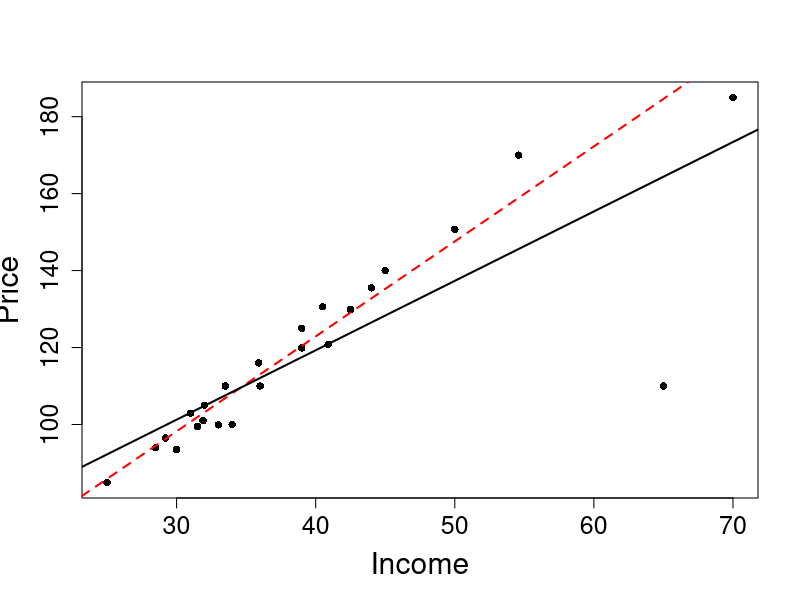
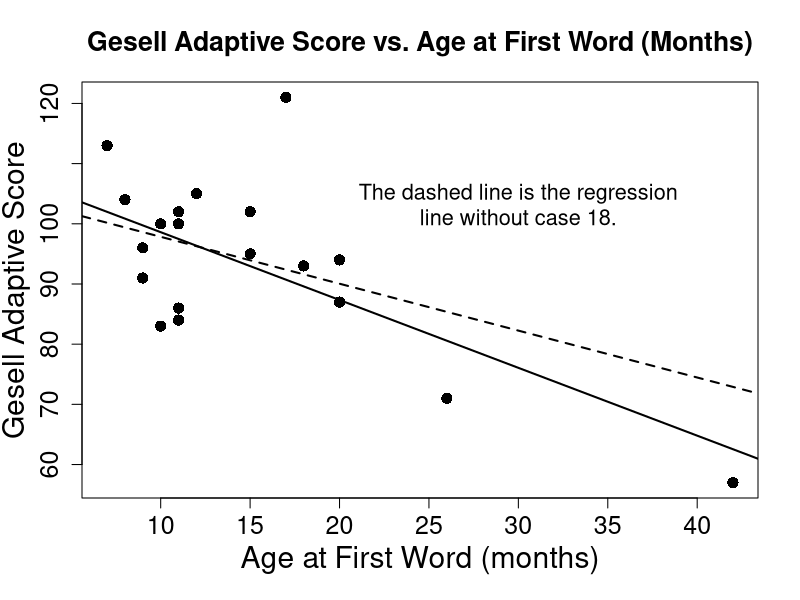

R code for these plots, in order:
# ========== #
# Homework 3 #
# ========== #

# Problem 11.54-56
# ================
realtor <- read.csv("prob11-54.txt", # Reads in the price/income data
                    header=T)
realtor1 <- realtor[-23,]                  # Removes 23rd observation
reg.out1 <- lm(price~income,data=realtor1) # Regression of price on income
summary(reg.out1)                          # Regression summary

reg.out<-lm(price~income,data=realtor)
plot(realtor$income, realtor$price,        # Plot price v.s income 
     xlab = "Income", ylab= "Price",       # with axis labels,
     pch=16, cex.axis=1.5,cex.lab=1.8)     # specified plotting symbol, scaled axis annotation and labels 
abline(reg.out1, col="red",lwd=2,lty=8)    # Plot regression line without outlier in red dashed line
abline(reg.out, lwd=2)                     # Plot regression line with outlier
cor(realtor$income, realtor$price)         # Correlation with outlier
cor(realtor1$income, realtor1$price)       # Correlation without outlier


# ==================== #
# Additional Problem 1 #
# ==================== #
gesell <- read.csv("gesell.txt",header=T)  # Reads in Gesell data
summary(gesell)                                 # Data summary

# Part (a): Scatterplot of Gesell scores vs. ages
# ===============================================
age <- gesell$age                               # Ages of children
score <- gesell$score                           # Gesell scores
plot(age,score,cex.axis=1.5,cex.lab=1.8,pch=16, # Scatterplot of score vs.
     xlab="Age at First Word (months)",cex=1.5,    #   age with axis labels
     ylab="Gesell Adaptive Score",mgp=c(2.7,1,0),  #   and a title
     main="Gesell Adaptive Score vs. Age at First Word (Months)",cex.main=1.6)

# Part (b): Regression of Gesell score on age, plotted on scatterplot
# ===================================================================
reg <- lm(score~age)         # Least squares regression of score on age
summary(reg)                 # Regression summary
abline(reg$coef,lwd=2)       # Plots the regression line

# Part (c): Regression residuals
# ==============================
reg$resid                    # Vector of model residuals

# Part (e): Removes child #18 (age=42) and repeats previous analyses
# ==================================================================
age2 <- age[age<42]          # Keeps all ages except the one at age 42
score2 <- score[age<42]      # Keeps all scores except the one at age 42
reg2 <- lm(score2~age2)      # Regression without the high leverage value
summary(reg2)                # Regression summary
abline(reg2$coef,lwd=2,lty=8)# Plots the new regression line
text(30,105,"The dashed line is the regression",cex=1.3)
text(30,101,"line without case 18.",cex=1.3)
